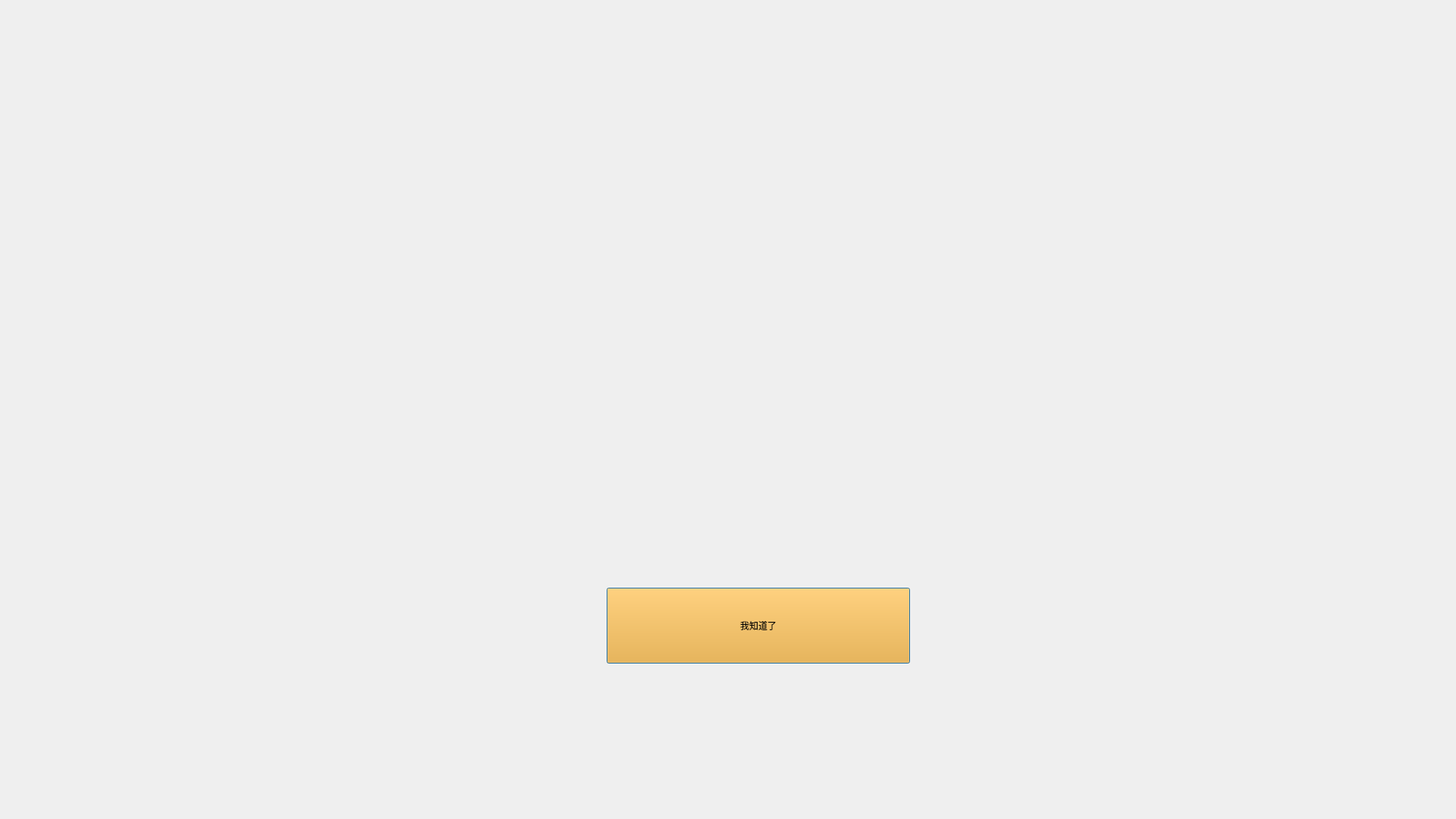
<?xml version="1.0" encoding="UTF-8"?>
<ui version="4.0">
 <class>MesgBox</class>
 <widget class="QDialog" name="MesgBox">
  <property name="geometry">
   <rect>
    <x>0</x>
    <y>0</y>
    <width>1920</width>
    <height>1080</height>
   </rect>
  </property>
  <property name="windowTitle">
   <string>Dialog</string>
  </property>
  <widget class="QPushButton" name="hide_button">
   <property name="geometry">
    <rect>
     <x>800</x>
     <y>775</y>
     <width>400</width>
     <height>100</height>
    </rect>
   </property>
   <property name="styleSheet">
    <string notr="true">font: 75 22pt &quot;微软雅黑&quot;;
background-color: rgb(255, 170, 24);</string>
   </property>
   <property name="text">
    <string>我知道了</string>
   </property>
  </widget>
  <widget class="QLabel" name="background_img">
   <property name="geometry">
    <rect>
     <x>0</x>
     <y>0</y>
     <width>1920</width>
     <height>1080</height>
    </rect>
   </property>
   <property name="text">
    <string/>
   </property>
  </widget>
  <zorder>background_img</zorder>
  <zorder>hide_button</zorder>
 </widget>
 <resources/>
 <connections/>
</ui>
